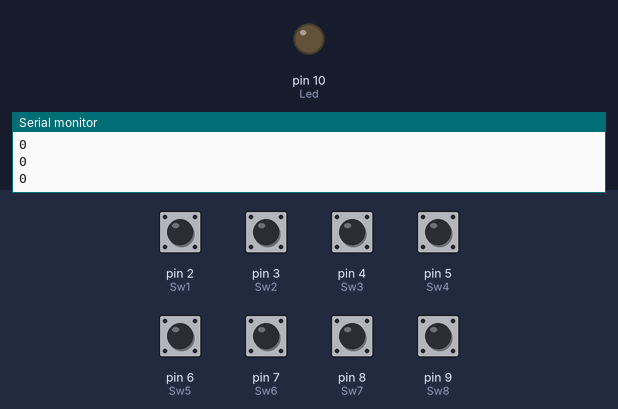
Simulated run of this sketch. Board: Arduino Uno, built with avr-gcc and run on an emulated ATmega328P. Shown: output pins drawn as LEDs (lit = HIGH), the last lines printed to the serial monitor. The test bench sets the inputs (shaded band); at power-on: pin 2 (Sw1), pin 3 (Sw2), pin 4 (Sw3), pin 5 (Sw4), pin 6 (Sw5), pin 7 (Sw6), pin 8 (Sw7), pin 9 (Sw8) HIGH.

Above: at 2.8 s.
2.9 s: pin 2 (Sw1) pulled LOW for 1.2 s
At 4.0 s:
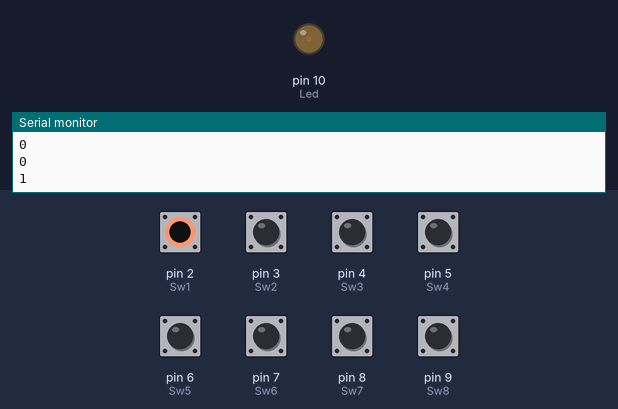
6.5 s: pin 9 (Sw8) pulled LOW for 1.2 s
At 7.8 s:
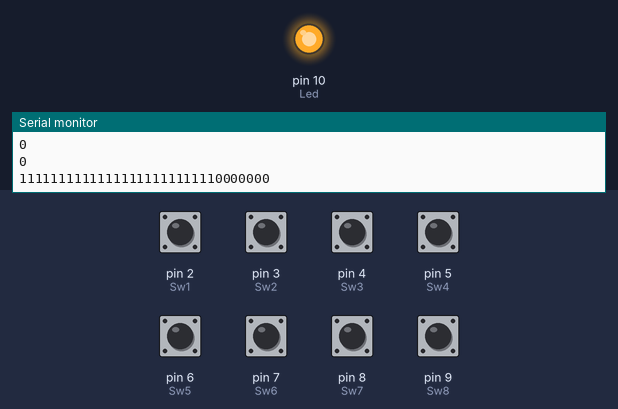
9.5 s: pin 3 (Sw2) pulled LOW for 1.2 s
At 10.6 s:
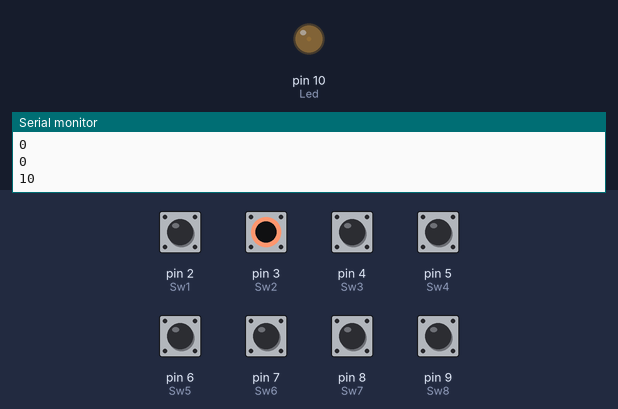
12.5 s: pin 4 (Sw3) pulled LOW for 1.2 s
At 13.8 s:
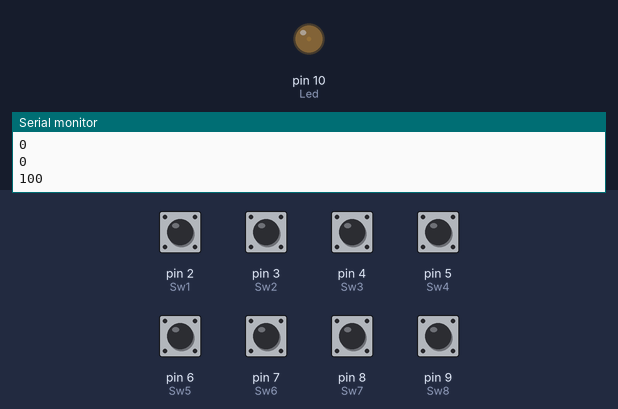
15.5 s: pin 5 (Sw4) pulled LOW for 1.2 s
At 16.4 s:
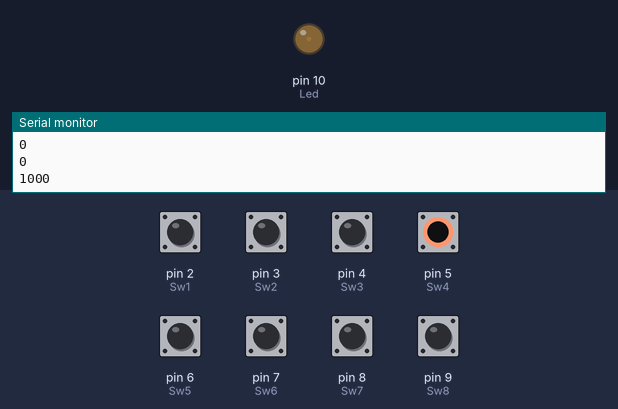
18.5 s: pin 6 (Sw5) pulled LOW for 1.2 s
At 19.8 s:
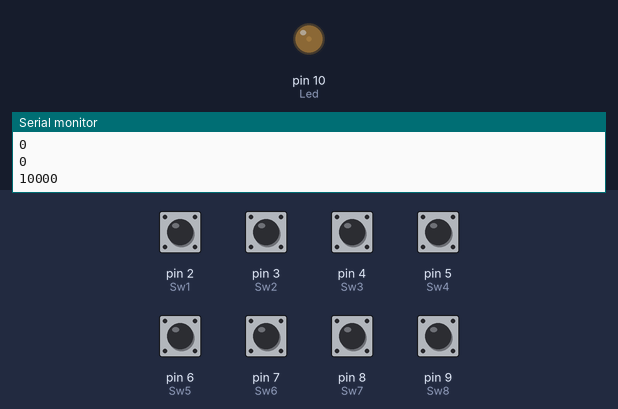
Timing chart, 0 to 21.5 s (numbered marks = the images above; inputs shaded):
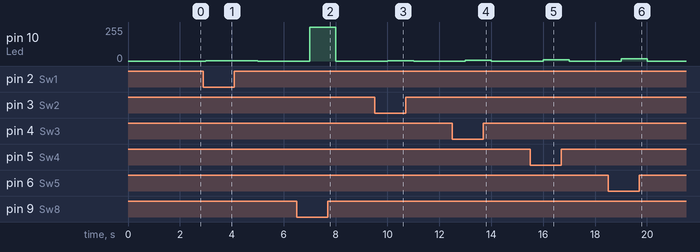

The sketch:

GPIO_Read.ino
```cpp
/*
 Name:		GPIO_Read.ino
 Created:	5/22/2018 9:12:07 PM
 Author:	MQ Crexcel
*/

#define Sw1 2
#define Sw2 3
#define Sw3 4
#define Sw4 5
#define Sw5 6
#define Sw6 7
#define Sw7 8
#define Sw8 9

#define Led 10

char bitpwm[8];
int pwm = 0;
int dem = 0;

void setup() {
/*Config GPIO IN , PWM OUT */

	pinMode(Sw1, INPUT);
	pinMode(Sw2, INPUT);
	pinMode(Sw3, INPUT);
	pinMode(Sw4, INPUT);
	pinMode(Sw5, INPUT);
	pinMode(Sw6, INPUT);
	pinMode(Sw7, INPUT);
	pinMode(Sw8, INPUT);

	pinMode(Led, OUTPUT);

	Serial.begin(9600);
}

// the loop function runs over and over again until power down or reset
void loop() {

	if (digitalRead(Sw1) == 0)
	{
		bitpwm[0] = 1;
	}
	    else{ bitpwm[0] = 0; }

	if (digitalRead(Sw2) == 0)
	{
		bitpwm[1] = 2;
	}
	    else { bitpwm[1] = 0; }

	if (digitalRead(Sw3) == 0)
	{
		bitpwm[2] = 4;
	}
		else { bitpwm[2] = 0; }

	if (digitalRead(Sw4) == 0)
	{
		bitpwm[3] = 8;
	}
		else { bitpwm[3] = 0; }

	if (digitalRead(Sw5) == 0)
	{
		bitpwm[4] = 16;
	}
		else { bitpwm[4] = 0; }

	if (digitalRead(Sw6) == 0)
	{
		bitpwm[5] = 32;
	}
		else { bitpwm[5] = 0; }

	if (digitalRead(Sw7) == 0)
	{
		bitpwm[6] = 64;
	}
		else { bitpwm[6] = 0; }

	if (digitalRead(Sw8) == 0)
	{
		bitpwm[7] = 128;
	}
		else { bitpwm[7] = 0; }

    for (dem = 0; dem <= 7; dem++)
	{
		pwm += bitpwm[dem];
	}

	analogWrite(Led, pwm);
	Serial.print(pwm, BIN);
	Serial.print("\n");
	delay(1000);
	pwm = 0;

}
```

Measured:
- after the input at 2.9 s, pin 10 (Led): 0/255 → 1/255 after 0.10 s, → 0/255 2.0 s later
- after the input at 6.5 s, pin 10 (Led): 0/255 → 255/255 after 0.50 s, → 0/255 1.0 s later
- after the input at 9.5 s, pin 10 (Led): 0/255 → 2/255 after 0.50 s, → 0/255 1.0 s later
- after the input at 12.5 s, pin 10 (Led): 0/255 → 4/255 after 0.50 s, → 0/255 1.0 s later
- after the input at 15.5 s, pin 10 (Led): 0/255 → 8/255 after 0.50 s, → 0/255 1.0 s later
- after the input at 18.5 s, pin 10 (Led): 0/255 → 16/255 after 0.50 s, → 0/255 1.0 s later
